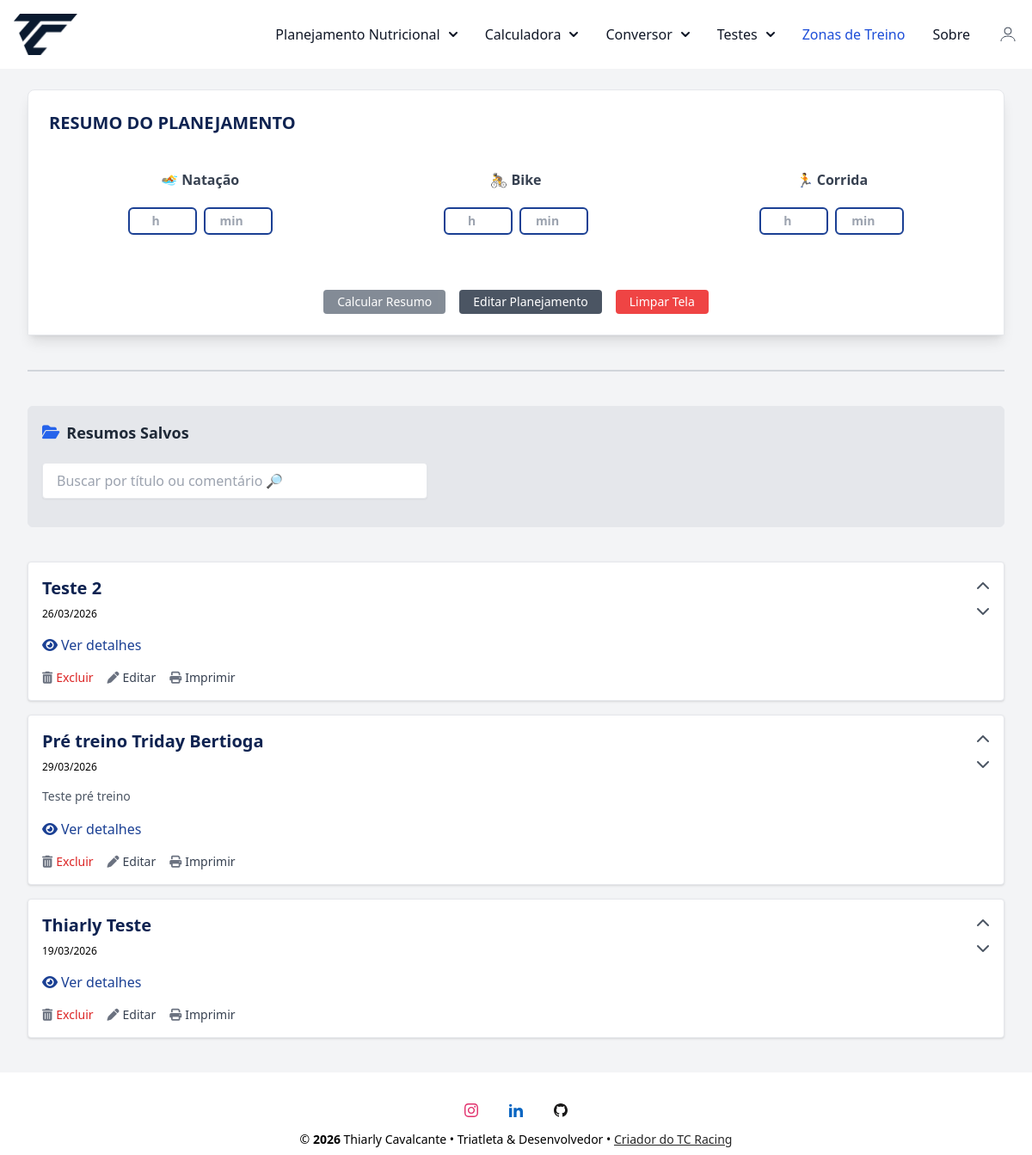
Page /resumo (signed in) on the earlier database version.
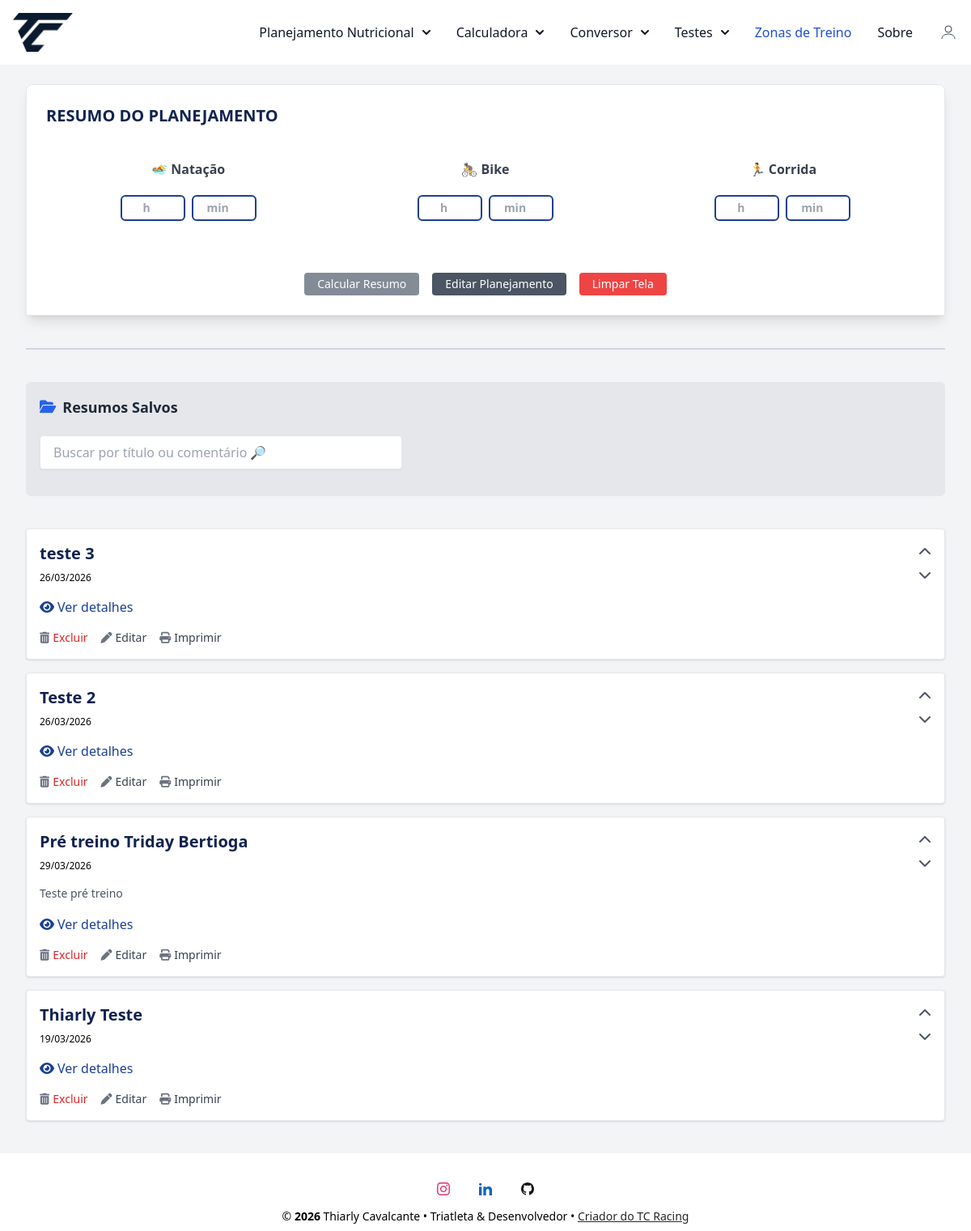
Same page on the later database version.
### conversor/models.py (models this page shows, shortened)
class ResumoSalvo(database.Model):
    __tablename__ = 'resumos_salvos'
    id = database.Column(database.Integer, primary_key=True)
    user_id = database.Column(database.Integer, database.ForeignKey('user.id'), nullable=False)
    nome_treino = database.Column(database.String(100), nullable=False)
    data = database.Column(database.Date, nullable=False)
    comentario = database.Column(database.Text)
    resumo_dados = database.Column(database.JSON, nullable=False)
    suplementos_utilizados = database.Column(database.Text, nullable=True)  # ✅ Novo campo
    tempo_natacao = database.Column(database.Float)
    tempo_bike = database.Column(database.Float)
    tempo_corrida = database.Column(database.Float)
    tempo_total = database.Column(database.Float)
    ordem = database.Column(database.Integer, nullable=False, default=0)
    criado_em = database.Column(database.DateTime, default=datetime.utcnow)

### conversor/router.py (the view, shortened to what this page needs)
@app.route('/resumo', methods=['GET', 'POST'])
@login_required
def resumo_view():
    form = ResumoForm()
    if request.method == 'POST' and 'limpar' in request.form:
        return redirect(url_for('resumo_view'))
    itens = PlanejamentoItem.query.filter_by(user_id=current_user.id).all()
    itens_utilizados = [f"{item.quantidade}x {item.suplemento.nome}" for item in itens if item.suplemento]
    itens_utilizados_str = ", ".join(itens_utilizados)
    totais = calcular_totais_planejamento(itens)
    totais_por_hora = {}
    tempo_total = 0
    resumo_dados = {}
    search = request.args.get("search", "").strip()
    resumos_query = ResumoSalvo.query.filter_by(user_id=current_user.id)
    resumos = resumos_query.order_by(ResumoSalvo.ordem.desc(), ResumoSalvo.id.desc()).all()
    return render_template(
        "resumo.html",
        form=form,
        totais=totais_por_hora,
        resumo=resumo_dados,
        tempo_total=round(tempo_total, 2),
        current_date=date.today().isoformat(),
        resumos=resumos,  # <-- novo contexto
        itens_utilizados=itens_utilizados_str
    )

### conversor/forms.py
class ResumoForm(FlaskForm):
    tempo_natacao_horas = IntegerField('Horas Natação', validators=[Optional(), NumberRange(min=0)])
    tempo_bike_horas = IntegerField('Horas Bike', validators=[Optional(), NumberRange(min=0)])
    tempo_corrida_horas = IntegerField('Horas Corrida', validators=[Optional(), NumberRange(min=0)])
    tempo_natacao_minutos = IntegerField('Minutos Natação', validators=[Optional(), NumberRange(min=0, max=59)])
    tempo_bike_minutos = IntegerField('Minutos Bike', validators=[Optional(), NumberRange(min=0, max=59)])
    tempo_corrida_minutos = IntegerField('Minutos Corrida', validators=[Optional(), NumberRange(min=0, max=59)])
    submit_calcular = SubmitField('Calcular Resumo')
    submit_limpar = SubmitField('Limpar Tela')
    submit_salvar = SubmitField('Salvar Resumo')

### conversor/models.py (called while the page is built)
@login_manager.user_loader
def load_user(user_id):
    return User.query.get(int(user_id))

### conversor/templates/resumo.html (shortened to what the changed rows need)
{% extends "base.html" %}
{% block content %}
<div class="max-w-7xl mx-auto px-4 sm:px-6 lg:px-8 py-6 space-y-10">
  <div class="bg-white rounded-t-lg shadow-lg p-6 border border-gray-200">
    <h2 class="text-xl text-center font-semibold mb-6 sm:mb-10 title-nave">RESUMO DO PLANEJAMENTO</h2>
</div>
{% if resumos %}
<div class="bg-gray-200 border border-gray-200 rounded-md p-4 mb-6">
  <h2 class="text-lg font-bold text-gray-800 border-b pb-2 mb-3 flex items-center gap-2">
    <i class="fas fa-folder-open text-blue-600"></i> Resumos Salvos
  </h2>
</div>
  <div id="resumosContainer">
    {% set icones = {
      "Macronutrientes": "⛽️",
      "Eletrólitos": "💧",
      "Vitaminas": "💊",
      "Estimulantes e Compostos": "🔥",
      "Aminoácidos": "🧬"
    } %}
    {% set cores = {
      "Macronutrientes": "bg-blue-400",
      "Eletrólitos": "bg-blue-300",
      "Estimulantes e Compostos": "bg-blue-200",
      "Vitaminas": "bg-blue-100",
      "Aminoácidos": "bg-blue-50"
    } %}
    {% for resumo in resumos %}
    <div class="bg-white rounded shadow p-4 mb-4 border border-gray-200">
      <div class="flex justify-between items-start">
        <div onclick="toggleResumo('resumo-{{ loop.index }}')" class="cursor-pointer w-full">
          <h3 class="text-xl font-semibold title-nave">{{ resumo.nome_treino }}</h3>
          <div class="text-xs mb-4 mt-2">{{ resumo.data.strftime('%d/%m/%Y') }}</div>
          <div class="text-sm text-gray-600 whitespace-pre-wrap font-sans">{{ resumo.comentario }}</div>
          <div class="flex items-center gap-1 resumo-nave ext-sm mt-4 cursor-pointer detalhes-link" data-id="resumo-{{ loop.index }}">
            <i class="fas fa-eye"></i> Ver detalhes
          </div>
        </div>
        <div class="flex flex-col items-center space-y-1 sm:ml-4">
          <a href="/resumo/mover_cima/{{ resumo.id }}" title="Mover para cima" class="text-gray-600 hover:text-black">
            <i class="fas fa-chevron-up"></i>
          </a>
          <a href="/resumo/mover_baixo/{{ resumo.id }}" title="Mover para baixo" class="text-gray-600 hover:text-black">
            <i class="fas fa-chevron-down"></i>
          </a>
        </div>
      </div>
      <div class="mt-4 flex gap-4 ml-auto items-center">
        <form method="POST" action="{{ url_for('deletar_resumo', id=resumo.id) }}" onsubmit="return confirm('Tem certeza que deseja excluir este resumo?');">
          <button type="submit" class="flex items-center gap-1 text-sm text-red-600 hover:underline">
            <i class="fas fa-trash-alt text-gray-500 hover:text-gray-800"></i> Excluir
          </button>
        </form>
        <a href="{{ url_for('editar_resumo', id=resumo.id) }}" class="flex items-center gap-1 text-sm text-gray-700 hover:underline">
          <i class="fas fa-pen text-gray-500 hover:text-gray-800"></i> Editar
        </a>
        <a href="{{ url_for('print_resumo', id=resumo.id) }}"
        target="_blank" rel="noopener"
        class="flex items-center gap-1 text-sm text-gray-700 hover:underline">
       <i class="fas fa-print text-gray-500 hover:text-gray-800"></i> Imprimir
     </a>
      </div>
        {% set ordem = ["Macronutrientes", "Eletrólitos", "Estimulantes e Compostos", "Vitaminas",  "Aminoácidos"] %}
        {% set ordem_eletrolitos = ["Sódio", "Magnésio", "Potássio", "Cálcio"] %}
    </div>
    {% endfor %}
  </div>
</div>
{% endif %}
{% endblock %}

Differences in the rows shown:
added ResumoSalvo: nome_treino "teste 3", data "26/03/2026"
